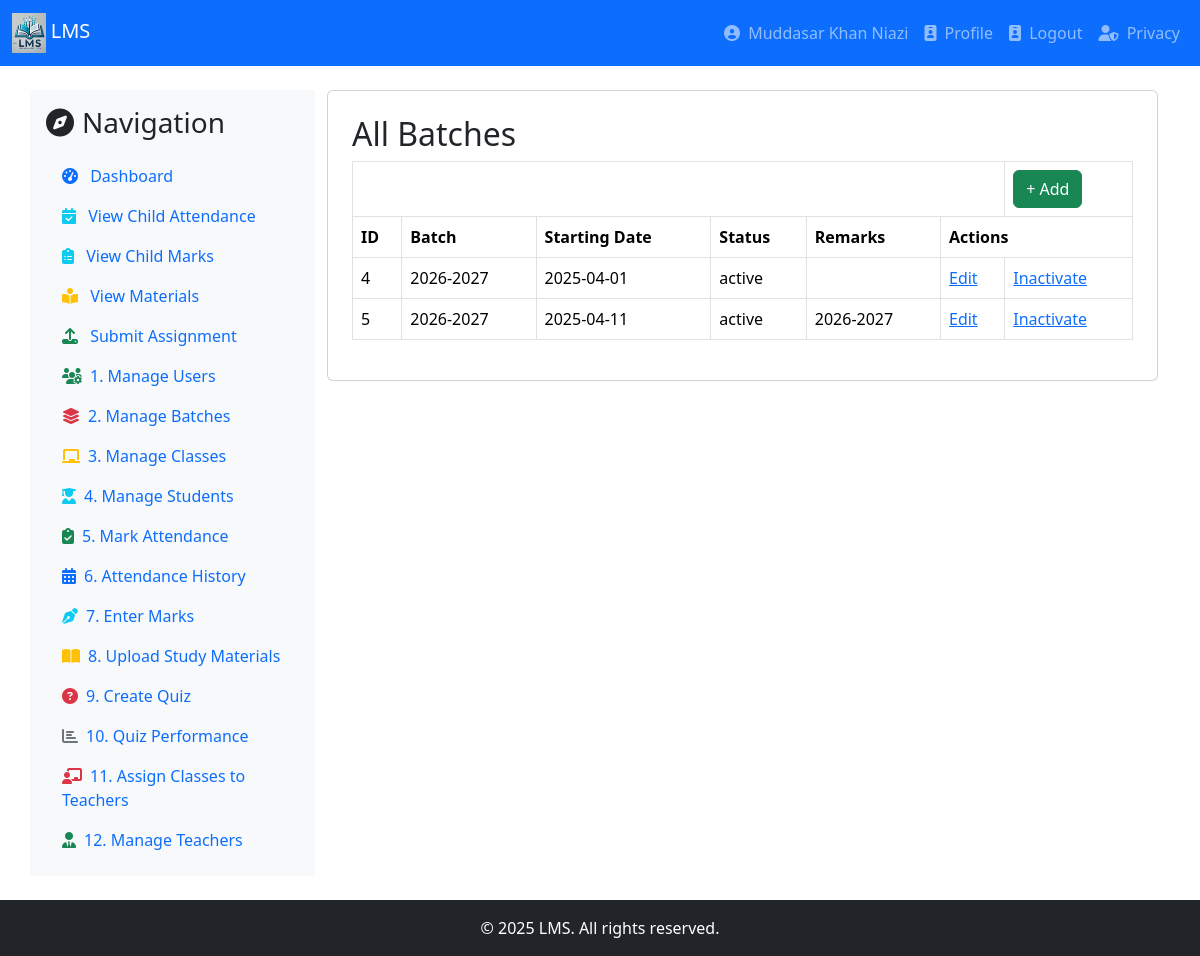
The app's page /batches.php (signed in) with its own data.
### tables this page shows
CREATE TABLE `sessions` (
  `session_id` int(11) NOT NULL,
  `session_name` varchar(9) DEFAULT NULL,
  `starting_date` date NOT NULL,
  `status` enum('active','inactive','suspended','deleted') NOT NULL,
  `remarks` varchar(512) DEFAULT NULL
);

### batches.php (the view, shortened to what this page needs)
<?php
include 'db.php';
$result = $conn->query("SELECT * FROM sessions WHERE status != 'deleted'");
include 'header.php';
include 'navigation.php';
?>
<div class="container mt-4">
    <div class="row">
        <div class="col-md-3 bg-light p-3">
            <?php include 'leftbar.php'; ?>
        </div>
        <div class="col-md-9">
            <div class="card p-4">
                <h2>All Batches</h2>
                <table class="table table-bordered">
                    <tr>
                        <th colspan="6"></th>
                        <th><a href="batch.php" class="btn btn-success">+ Add</a></th>
                    </tr>
                    <tr>
                        <th>ID</th>
                        <th>Batch</th>
                        <th>Starting Date</th>
                        <th>Status</th>
                        <th>Remarks</th>
                        <th colspan="2">Actions</th>
                    </tr>
                    <?php while ($row = $result->fetch_assoc()) : ?>
                    <tr>
                        <td><?= $row['session_id'] ?></td>
                        <td><?= htmlspecialchars($row['session_name']) ?></td>
                        <td><?= htmlspecialchars($row['starting_date']) ?></td>
                        <td><?= htmlspecialchars($row['status']) ?></td>
                        <td><?= htmlspecialchars($row['remarks']) ?></td>
                        <td>
                            <a href="batch.php?id=<?= $row['session_id'] ?>">Edit</a>
                        </td>
                        <td>
                            <a href="batches.php?toggle=<?= $row['session_id'] ?>&status=<?= $row['status'] ?>"
                               onclick="return confirm('Are you sure you want to <?= $row['status'] === 'active' ? 'inactivate' : 'activate' ?> this session?')">
                               <?= $row['status'] === 'active' ? 'Inactivate' : 'Activate' ?>
                            </a>
                        </td>
                    </tr>
                    <?php endwhile; ?>
                </table>
            </div>
        </div>
    </div>
</div>
<?php include 'footer.php'; ?>

### records on screen
sessions: session_id "4", session_name "2026-2027", starting_date "2025-04-01", status "active", shows "Inactivate"
sessions: session_id "5", session_name "2026-2027", starting_date "2025-04-11", status "active", remarks "2026-2027", shows "Inactivate"

### other values on screen
$_SESSION['uname'] "Muddasar Khan Niazi"
